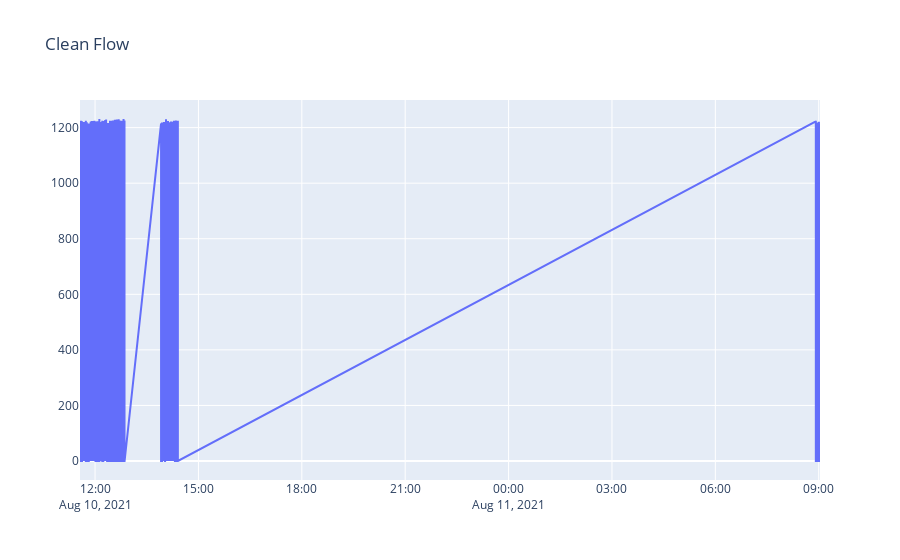

Here is the notebook cell this chart was saved with:
### Code cell
fig = go.Figure()

fig.add_trace(go.Scatter( x = raw_ttl_df["Date"], y = raw_ttl_df["esu_DIW1_FLOW"],mode='lines', name = "esu_DIW1_FLOW" ))
# fig.add_trace(go.Scatter( x = raw_train_df["Date"], y = raw_train_df["esu_DIW2_FLOW"], name = "esu_DIW2_FLOW"))


# fig.add_trace(go.Scatter( x = raw_train_df["Date"], y = raw_train_df["esu_CHM_DSP300_FLOW"], name = "esu_CHM_DSP300_FLOW"))
# fig.add_trace(go.Scatter( x = raw_train_df["Date"], y = raw_train_df["esu_BACK_DSP300_FLOW"], name = "esu_BACK_DSP300_FLOW"))

# fig.add_trace(go.Scatter( x = raw_train_df["Date"], y = raw_train_df["esu_BACK_DSP300_FLOW"], name = "esu_FINAL_DIW_FLOW"))

fig.update_layout(title="Clean Flow")

fig.show()

### Figure 1 — Plotly figure (JSON) as saved in the notebook; plotly's stock layout.template omitted (floating-point values rounded to 4 significant figures; data arrays with more than 128 entries replaced by an {"elided": "..."} marker saying what was removed)
{"data": [{"mode": "lines", "name": "esu_DIW1_FLOW", "type": "scatter", "x": {"elided": "5670 str values"}, "y": {"elided": "5670 int values"}}], "layout": {"title": {"text": "Clean Flow"}}}
